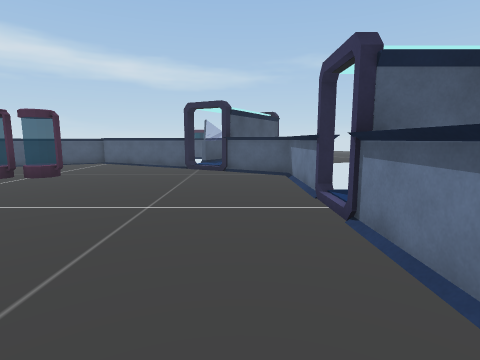
view 1 (above)

16 first-person views from a walk through a Unity game level. The camera is 1.2 m above the floor, tilts 8° down and sees 80° across. Doors are open. The floor is counted in squares, 1 m on a side. Each view is taken from the middle of a square. On the plan, view 1 faces up. The plan holds only what a view shows up to about 13 squares ahead; the rest is blank. The place goes on beyond the plan.

view 2
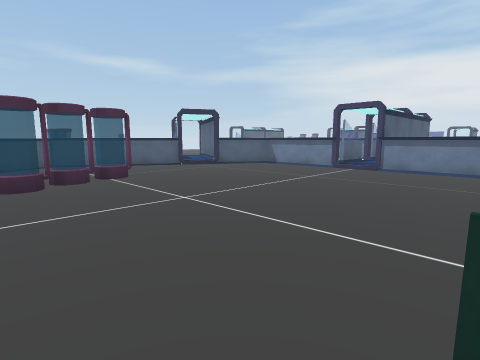

view 3
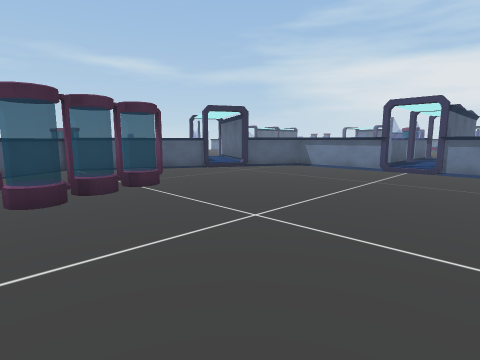

view 4
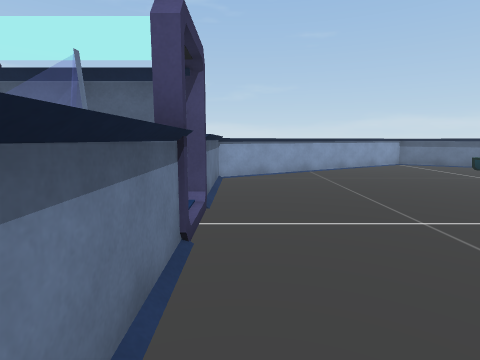

view 5
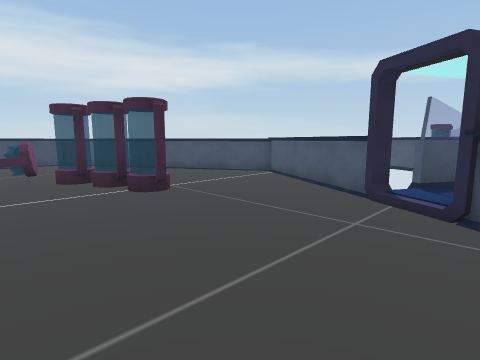

view 6
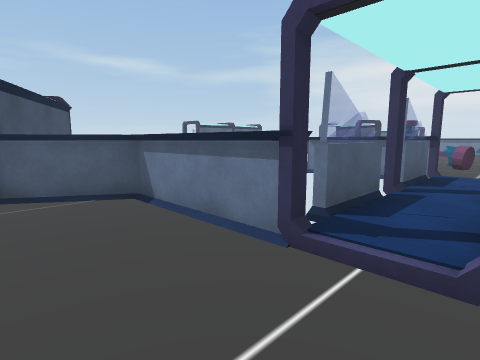

view 7
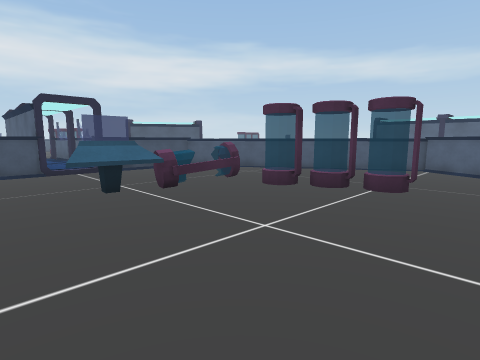

view 8
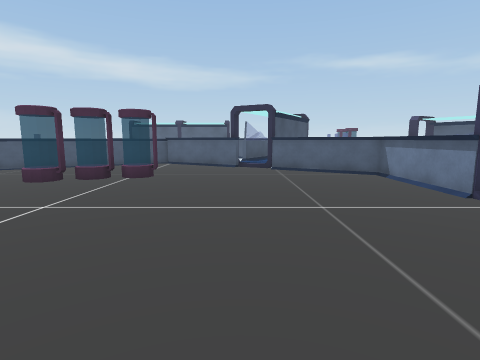

view 9
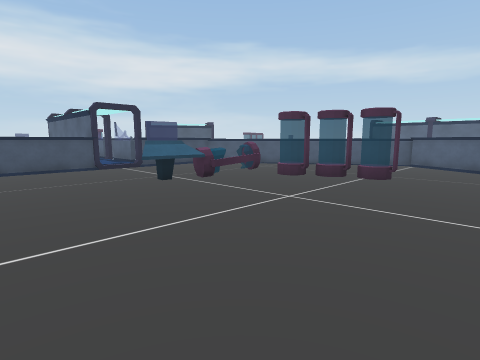

view 10
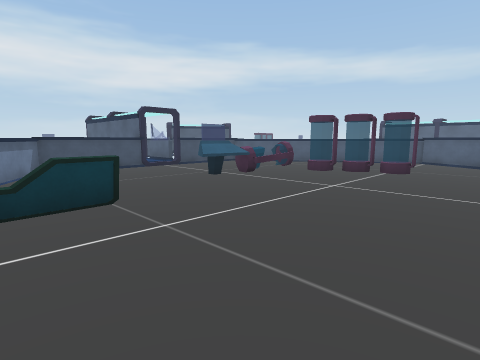

view 11
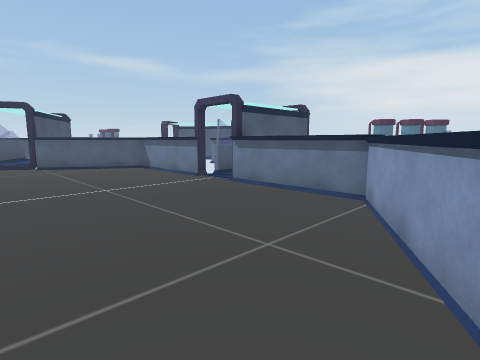

view 12
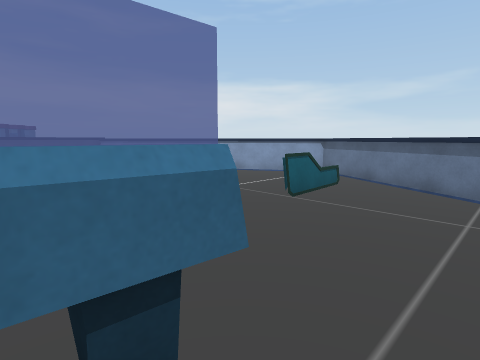

view 13
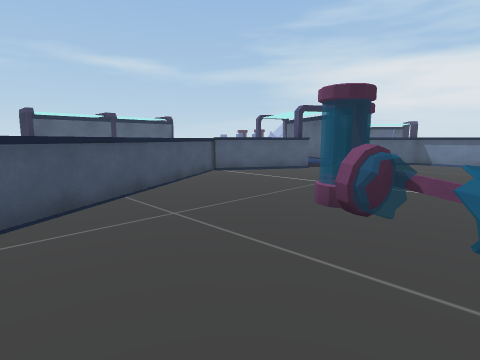

view 14
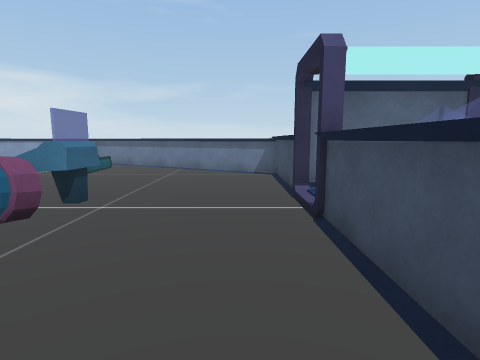

view 15
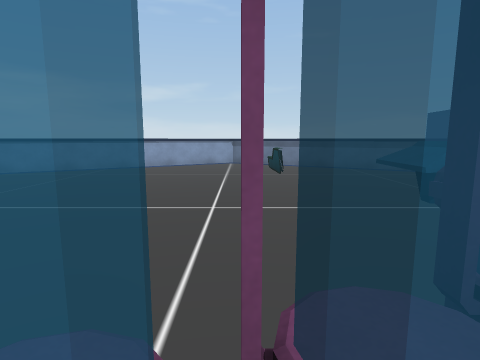

view 16
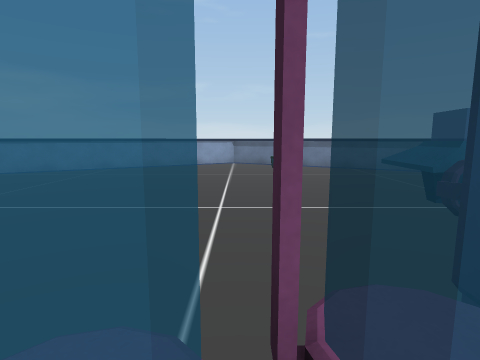

### Floor plan
Key: @ floor where view 1 was taken; # wall or solid block; x gap in a wall; . main floor; : floor 0.25 m higher than the main floor; / step, stairs or slope; D open door; = window, fence, low wall or low ledge; ^ raised ledge.
Columns run from 10 left of view 1 to 27 right of it. Each row starts with its distance up from view 1.
 15   ##                      ###
 14  ^#.^^                  ###.^###
 13 #.....^###             ##.....^###
 12 ........###          ###........##
 11  ........###        ^#...........^##
 10  ..........^^      #...............#^
  9  ####.......^      ^.....####.......^
  8 =#..........^      ^....=#..........^
  7 ^...........^      ^....^...........^
  6 ^...........^==xx=x^...^=...........^=
  5 ^...........:::::::/...x^.............
  4 ^...........########...#^...........##
  3 ............^      ^................^
  2 ............^      ^................^
  1 ............^      ^................^
  0 .=DDDD....@^^      ^......DDDD.....#^
 -1 . ...D....##        #^....=..D...###
 -2 . .DDD..###          ###....DD..##
 -3 #..DDD###              ###..DD###
 -4 ###DD##                  ##.D##
 -5                            ##

Where each view was taken, in squares from view 1:
view 1: 0 up, 0 right, facing up
view 2: 0 up, 10 left, facing up-right
view 3: 2 up, 10 left, facing up-right
view 4: 9 up, 1 right, facing down
view 5: 6 up, 0 right, facing up-left
view 6: 4 up, 1 left, facing up-right
view 7: 2 up, 20 right, facing up-left
view 8: 0 up, 21 right, facing up
view 9: 0 up, 21 right, facing up-left
view 10: 2 down, 21 right, facing up-left
view 11: 2 down, 20 right, facing up-right
view 12: 5 up, 12 right, facing down-right
view 13: 6 up, 10 right, facing up-right
view 14: 10 up, 10 right, facing down
view 15: 10 up, 17 right, facing down
view 16: 10 up, 7 left, facing down
